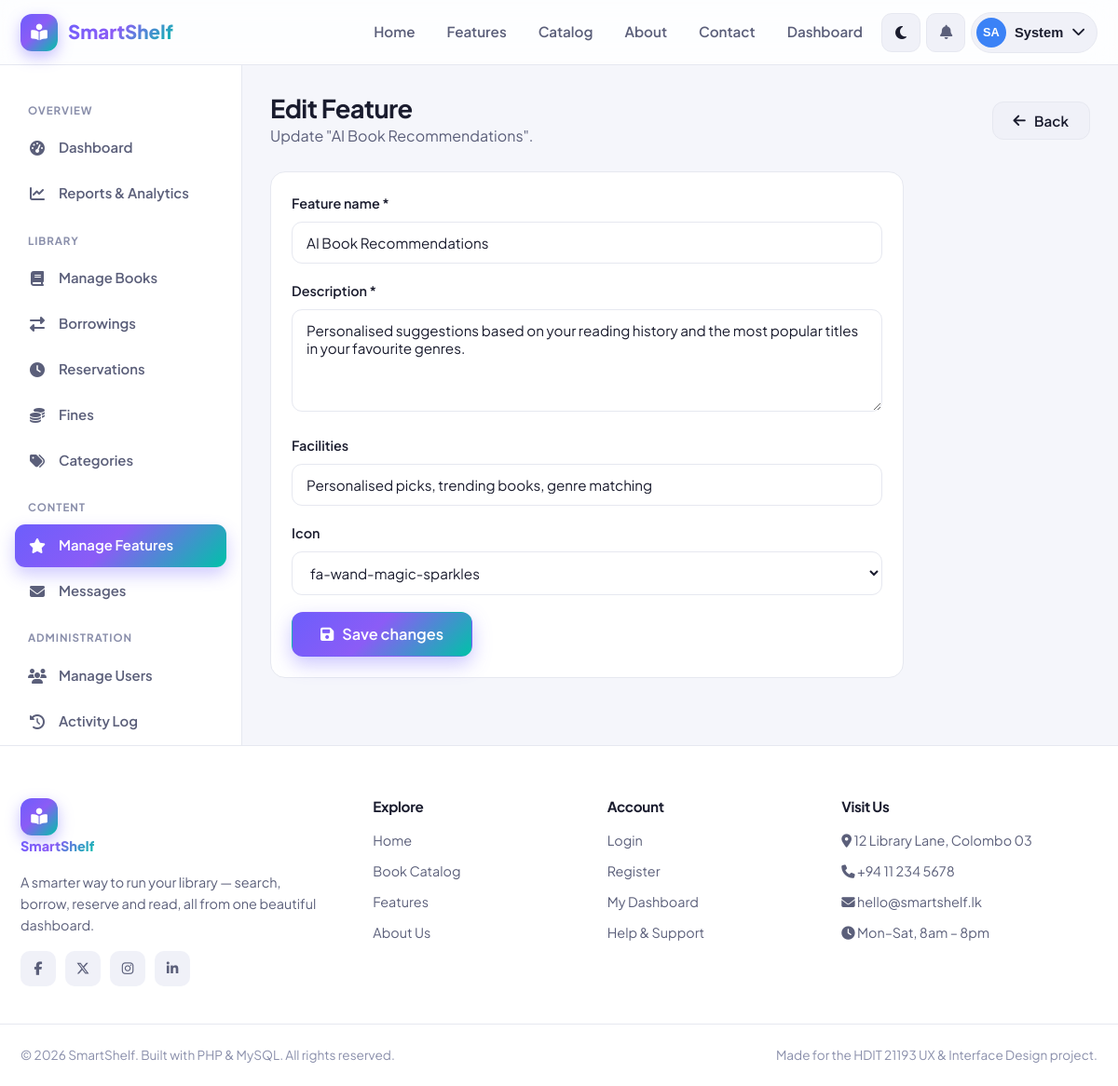
Page /edit_features.php?id=2 (signed in) on the committed database.
### tables this page shows
CREATE TABLE `features` (
  `feature_id`   INT(11) NOT NULL AUTO_INCREMENT,
  `feature_name` VARCHAR(120) NOT NULL,
  `description`  TEXT DEFAULT NULL,
  `facilities`   VARCHAR(255) DEFAULT NULL,
  `user`         VARCHAR(120) DEFAULT NULL,
  `image`        VARCHAR(255) DEFAULT NULL,
  `icon`         VARCHAR(60) DEFAULT 'fa-star',
  `created_at`   TIMESTAMP NOT NULL DEFAULT CURRENT_TIMESTAMP,
  PRIMARY KEY (`feature_id`)
);

### functions.php (called while the page is built, shortened)
<?php
require_once __DIR__ . '/config.php';
function e($value)
{
    return htmlspecialchars($value ?? '', ENT_QUOTES, 'UTF-8');
}
function db_select($sql, $types = '', $params = [])
{
    global $conn;
    $stmt = $conn->prepare($sql);
    if ($types) {
        $stmt->bind_param($types, ...$params);
    }
    $stmt->execute();
    $result = $stmt->get_result();
    $rows = $result ? $result->fetch_all(MYSQLI_ASSOC) : [];
    return $rows;
}
function db_select_one($sql, $types = '', $params = [])
{
    $rows = db_select($sql, $types, $params);
    return $rows[0] ?? null;
}

### edit_features.php (the view, shortened to what this page needs)
<?php
require_once __DIR__ . '/../includes/functions.php';
$id = (int) ($_GET['id'] ?? 0);
$feature = db_select_one("SELECT * FROM features WHERE feature_id = ?", 'i', [$id]);
$icons = ['fa-star','fa-magnifying-glass','fa-wand-magic-sparkles','fa-qrcode','fa-tablet-screen-button',
          'fa-people-line','fa-coins','fa-bell','fa-chart-pie','fa-boxes-stacked','fa-user-shield','fa-book','fa-bolt'];
require_once __DIR__ . '/../includes/header.php';
?>
<div class="dash">
    <?php require_once __DIR__ . '/../includes/admin_sidebar.php'; ?>
    <div class="dash-main">
        <div class="dash-header">
            <div><h1>Edit Feature</h1><p class="text-soft">Update "<?= e($feature['feature_name']) ?>".</p></div>
            <a href="<?= BASE_URL ?>admin/manage_features.php" class="btn btn-ghost"><i class="fa-solid fa-arrow-left"></i> Back</a>
        </div>
        <div class="panel" style="max-width:680px">
            <div class="panel-body">
                <form method="post" data-validate novalidate>
                    <div class="form-group"><label for="feature_name">Feature name *</label>
                        <input type="text" id="feature_name" name="feature_name" value="<?= e($feature['feature_name']) ?>" required data-minlength="3">
                    </div>
                    <div class="form-group"><label for="description">Description *</label>
                        <textarea id="description" name="description" required data-minlength="10"><?= e($feature['description']) ?></textarea>
                    </div>
                    <div class="form-group"><label for="facilities">Facilities</label>
                        <input type="text" id="facilities" name="facilities" value="<?= e($feature['facilities']) ?>"></div>
                    <div class="form-group"><label for="icon">Icon</label>
                        <select id="icon" name="icon">
                            <?php foreach ($icons as $ic): ?>
                                <option value="<?= $ic ?>" <?= $feature['icon'] === $ic ? 'selected' : '' ?>><?= $ic ?></option>
                            <?php endforeach; ?>
                        </select>
                    </div>
                    <button class="btn btn-primary btn-lg"><i class="fa-solid fa-floppy-disk"></i> Save changes</button>
                </form>
            </div>
        </div>
    </div>
</div>
<?php require_once __DIR__ . '/../includes/footer.php'; ?>

### style.css (style rules this page uses)
:root { --brand: #6d5efc; --brand-2: #00c2a8; --brand-grad: linear-gradient(135deg, #6d5efc 0%, #8b5cf6 45%, #00c2a8 100%); --brand-soft: rgba(109, 94, 252, 0.12); --bg: #f5f6fb; --surface: #ffffff; --surface-2: #f0f1f8; --border: #e6e8f0; --text: #1a1c2e; --text-soft: #5b5f7a; --text-mute: #8a8fab; --green: #10b981; --green-soft: rgba(16, 185, 129, 0.13); --amber: #f59e0b; --amber-soft: rgba(245, 158, 11, 0.14); --red: #ef4444; --red-soft: rgba(239, 68, 68, 0.13); --blue: #3b82f6; --blue-soft: rgba(59, 130, 246, 0.13); --radius: 16px; --radius-sm: 10px; --radius-lg: 24px; --shadow-sm: 0 1px 2px rgba(20, 22, 50, 0.06), 0 2px 8px rgba(20, 22, 50, 0.04); --shadow: 0 4px 14px rgba(20, 22, 50, 0.08); --shadow-lg: 0 18px 48px rgba(20, 22, 50, 0.16); --nav-h: 70px; --maxw: 1200px; --font: 'Plus Jakarta Sans', 'Inter', system-ui, sans-serif; --transition: 0.25s cubic-bezier(0.4, 0, 0.2, 1); }
*, *::before, *::after { box-sizing: border-box; margin: 0; padding: 0; }
html { scroll-behavior: smooth; }
body { font-family: var(--font); background: var(--bg); color: var(--text); line-height: 1.6; -webkit-font-smoothing: antialiased; transition: background var(--transition), color var(--transition); min-height: 100vh; display: flex; flex-direction: column; }
a { color: inherit; text-decoration: none; }
h1, h2, h3, h4 { line-height: 1.2; font-weight: 700; letter-spacing: -0.02em; }
.btn { display: inline-flex; align-items: center; justify-content: center; gap: 9px; padding: 12px 22px; border-radius: 12px; font-family: var(--font); font-weight: 600; font-size: 0.95rem; cursor: pointer; border: 1px solid transparent; transition: var(--transition); white-space: nowrap; line-height: 1; }
.btn-lg { padding: 15px 30px; font-size: 1.02rem; }
.btn-primary { background: var(--brand-grad); color: #fff; box-shadow: 0 8px 20px rgba(109, 94, 252, 0.35); }
.btn-ghost { background: var(--surface-2); color: var(--text); border-color: var(--border); }
.form-group { margin-bottom: 18px; }
.form-group label { display: block; font-weight: 600; font-size: 0.9rem; margin-bottom: 8px; color: var(--text); }
.form-control, input[type="text"], input[type="email"], input[type="password"], input[type="number"], input[type="date"], input[type="search"], input[type="tel"], select, textarea { width: 100%; padding: 12px 15px; border: 1px solid var(--border); border-radius: 11px; background: var(--surface); color: var(--text); font-family: var(--font); font-size: 0.95rem; transition: var(--transition); }
textarea { resize: vertical; min-height: 110px; }
.dash { display: grid; grid-template-columns: 260px 1fr; min-height: calc(100vh - var(--nav-h)); }
.dash-main { padding: 30px; overflow-x: hidden; }
.dash-header { display: flex; align-items: center; justify-content: space-between; flex-wrap: wrap; gap: 16px; margin-bottom: 26px; }
.dash-header h1 { font-size: 1.7rem; }
.dash-header p { color: var(--text-soft); }
.panel { background: var(--surface); border: 1px solid var(--border); border-radius: var(--radius); margin-bottom: 24px; }
.panel-body { padding: 22px; }
.text-soft { color: var(--text-soft); }

### rows in the picture
features: feature_name "AI Book Recommendations", description "Personalised suggestions based on your reading history and the most popular titles in your favourite genres.", facilities "Personalised picks, trending books, genre matching", icon "fa-wand-magic-sparkles"

### other values in the picture
SITE_NAME "SmartShelf"
initials($_SESSION['fullname']) "SA"
explode(' ', $_SESSION['fullname'])[0] "System"
